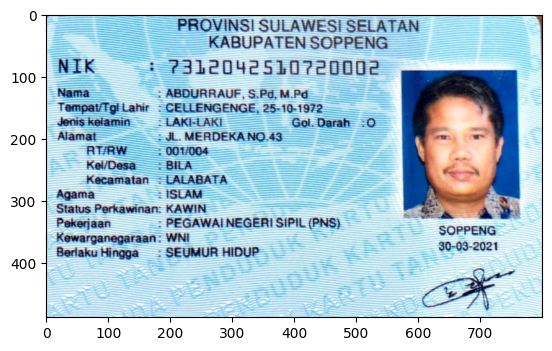
#> input picture assets/ktp.png, 552 x 351 px, given in place of ktp.jpeg, which was not available
$ jupyter execute --allow-errors 10_Thresholding.ipynb   (shell and % lines are left out)   (text cells are left out)
#> lines starting #> are read from the running program, lines starting #| are printed output that depends on the picture; after the words box and inside, x2 and y2 are one past the last pixel; in counts of white or black regions, pixels touching at a corner belong together; pictures that were not available may be replaced by others from this repository, and a replacement may not be noted
[cell 1]
import cv2
import matplotlib.pyplot as plt
import numpy as np
import seaborn as sns
import pytesseract
from google.colab.patches import cv2_imshow
from skimage.morphology import skeletonize, thin
from skimage.util import invert
from sklearn.cluster import KMeans

[cell 2]
def load_image(file_path):
    img = cv2.imread(file_path)
    return cv2.cvtColor(img, cv2.COLOR_BGR2RGB)

# [14 lines left out: function compare_images, not called in this run]

def _compute_otsu_criteria(im, th):
    thresholded_im = np.zeros(im.shape)
    thresholded_im[im >= th] = 1

    nb_pixels = im.size
    nb_pixels1 = np.count_nonzero(thresholded_im)
    weight1 = nb_pixels1 / nb_pixels
    weight0 = 1 - weight1

    if weight1 == 0 or weight0 == 0:
        return np.inf

    val_pixels1 = im[thresholded_im == 1]
    val_pixels0 = im[thresholded_im == 0]

    var1 = np.var(val_pixels1) if len(val_pixels1) > 0 else 0
    var0 = np.var(val_pixels0) if len(val_pixels0) > 0 else 0

    return weight0 * var0 + weight1 * var1

def otsuThresholding(img: np.ndarray) -> np.ndarray:
    threshold_range = range(np.max(img)+1)
    criterias = np.array([_compute_otsu_criteria(img, th) for th in threshold_range])

    best_threshold = threshold_range[np.argmin(criterias)]

    binary = img
    binary[binary > best_threshold] = 255
    binary[binary <= best_threshold] = 0

    return binary

# [22 lines left out: function preprocessing, not called in this run]

def segment_image(img, n_clusters):
    """
    Segment an image using K-Means algorithm.

    Args:
        img (numpy array): An image to be segmented.
        n_clusters (int): The number of clusters to be used.

    Returns:
        numpy array: The segmented image.
    """
    img_reshaped = img.reshape(-1, 3)

    kmeans = KMeans(n_clusters=n_clusters)
    kmeans.fit(img_reshaped)

    labels = kmeans.labels_

    labels_reshaped = labels.reshape(img.shape[0], img.shape[1])

    return labels_reshaped

def compare_images(original, processed, title_before='Original', title_after='Processed', cmap=None):
    plt.figure(figsize=(10, 5))

    plt.subplot(1, 2, 1)
    plt.imshow(original, cmap=cmap)
    plt.title(title_before)
    plt.axis('off')

    plt.subplot(1, 2, 2)
    plt.imshow(processed, cmap=cmap)
    plt.title(title_after)
    plt.axis('off')

    plt.show()

# [26 lines left out: function otsu, not called in this run]

#> (a cell that did not finish here is left out)

[cell 4]
thresh = 127
#> (the rest of this cell did not finish here and is left out)

[cell 5]
ktp_image = load_image('ktp.jpeg')
#> call 2 of load_image, with file_path = 'ktp.jpeg'
#> in load_image, img is the input picture: shape (351, 552, 3); mean B, G, R 218.9, 205, 177.4
ktp_denoised = cv2.fastNlMeansDenoisingColored(ktp_image, None, h=7)
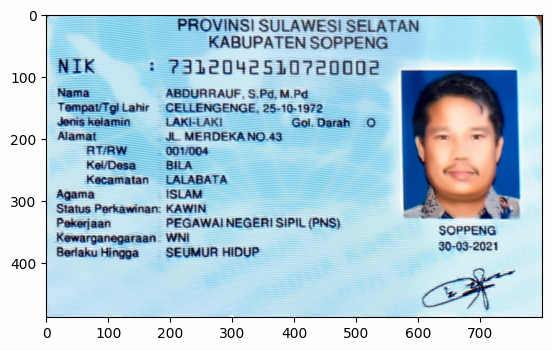
#> ktp_denoised: shape (351, 552, 3); mean R, G, B 177.1, 204.8, 218.5
compare_images(ktp_image, ktp_denoised, cmap='gray')
#> in compare_images, `plt.show()`:
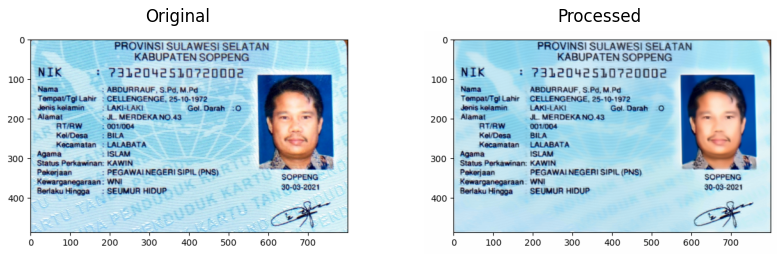
#> figure drawn by matplotlib, 2 panels

[cell 6]
ktp_image_gray = cv2.cvtColor(ktp_denoised, cv2.COLOR_RGB2GRAY)
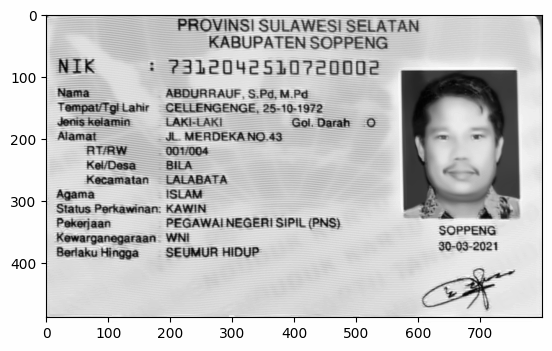
#> ktp_image_gray: shape (351, 552); min 0, max 254, mean 198
ktp_image_threshold = otsuThresholding(ktp_image_gray)
#> in otsuThresholding, `best_threshold = threshold_range[np.argmin(criterias)]`: best_threshold = 147
#> in otsuThresholding, `binary[binary <= best_threshold] = 0`:
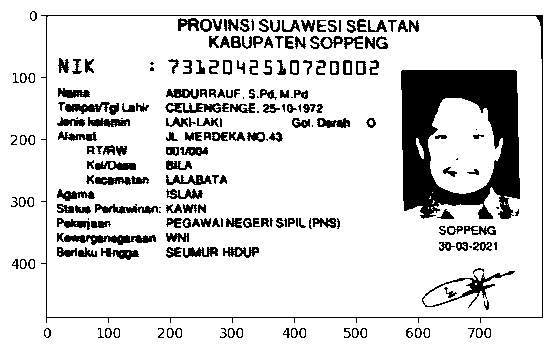
#> binary: shape (351, 552); 85.2% white; 219 black regions (29 under 20 px), largest, box (x1, y1, x2, y2) and area: (401, 70, 520, 219) 10542, (41, 15, 543, 323) 1729, (57, 233, 156, 245) 609
plt.imshow(ktp_image_threshold, cmap='gray')

[cell 7]
hist = cv2.calcHist([ktp_image], [0], ktp_image_threshold, [256], [0, 256])
#> hist = 256 values, max 39596 at index 255, min 0 at index 0, mean 644.7

plt.figure(figsize=(8, 4))
plt.plot(hist)
plt.title('Histogram of the Segmented Foreground')
plt.xlabel('Pixel Value')
plt.ylabel('Frequency')

plt.show()
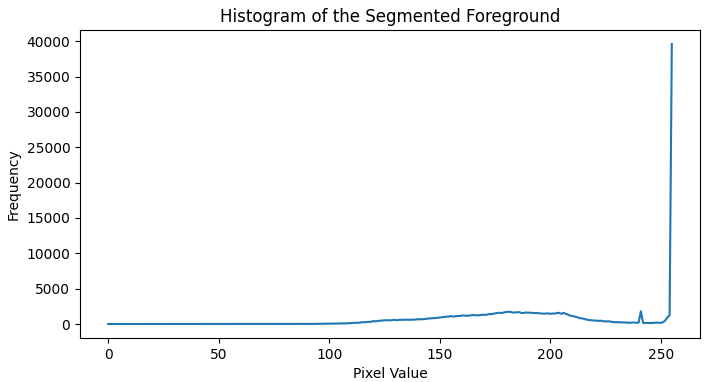
#> figure drawn by matplotlib, 1 panel; curve peaks at x = 255, y = 39596

[cell 8]
img_segmented = segment_image(ktp_denoised, 2)
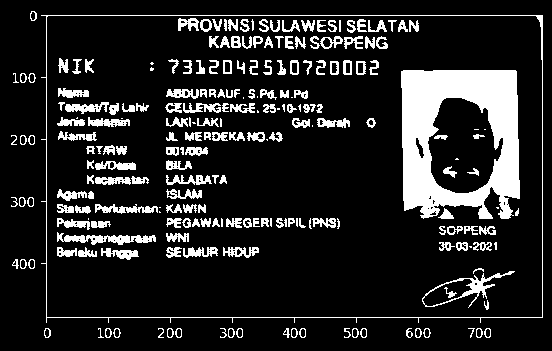
#> img_segmented: shape (351, 552) int32; values 0 (black) and 1 (white), 14.9% white; 226 white regions (32 under 20 px), largest, box (x1, y1, x2, y2) and area: (401, 70, 520, 219) 10732, (41, 15, 543, 323) 1731, (57, 232, 156, 245) 608
compare_images(ktp_image, img_segmented)

#> (a cell that did not finish here is left out)

#> (a cell that did not finish here is left out)

#> (a cell that did not finish here is left out)

[cell 12]
ktp_image = load_image('ktp.png')
pixel_values = ktp_image.reshape((-1, 3))
pixel_values = np.float32(pixel_values)

criteria = (cv2.TERM_CRITERIA_EPS + cv2.TERM_CRITERIA_MAX_ITER, 150, 0.1)

k = 4  # Change the number of clusters to 4
_, labels, centers = cv2.kmeans(pixel_values, k, None, criteria, 10, cv2.KMEANS_RANDOM_CENTERS)
#> centers = [[29.82, 54.54, 96.44], [240.5, 248.6, 249.6], [145.4, 139.1, 148.2], [168.8, 217, 235.1]]

centers = np.uint8(centers)
#> centers = [[29, 54, 96], [240, 248, 249], [145, 139, 148], [168, 217, 235]]

labels = labels.flatten()
segmented_image = centers[labels.flatten()]

segmented_image = segmented_image.reshape(ktp_image.shape)
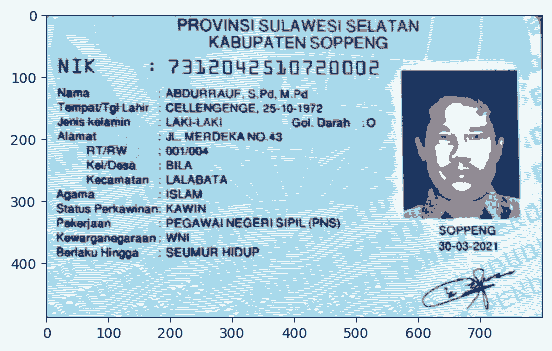
#> segmented_image: shape (351, 552, 3); mean R, G, B 176.8, 204.7, 218.5

masked_image = np.copy(ktp_image)
masked_image_data = masked_image.reshape((-1, 3))
masked_image_data[labels != 3] = [255, 255, 255]  # Change cluster label to 3
masked_image_data = masked_image_data.reshape(ktp_image.shape)
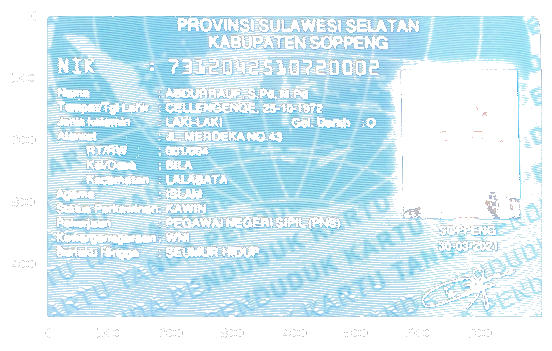
#> masked_image_data: shape (351, 552, 3); mean R, G, B 214.3, 237.1, 245.6

plt.figure(figsize=(15, 12))
plt.subplot(2, 2, 1), plt.imshow(ktp_image)
plt.subplot(2, 2, 2), plt.imshow(masked_image_data)
plt.subplot(2, 2, 3), plt.imshow(segmented_image)

[cell 13]
se_3x3 = cv2.getStructuringElement(cv2.MORPH_CROSS, (3, 3))

[cell 14]
ktp_image_gray = cv2.cvtColor(ktp_denoised, cv2.COLOR_RGB2GRAY)
compare_images(ktp_image, ktp_image_gray, cmap='gray')

[cell 15]
ret, threshed = cv2.threshold(ktp_image_gray, 127, 255, cv2.THRESH_TRUNC)
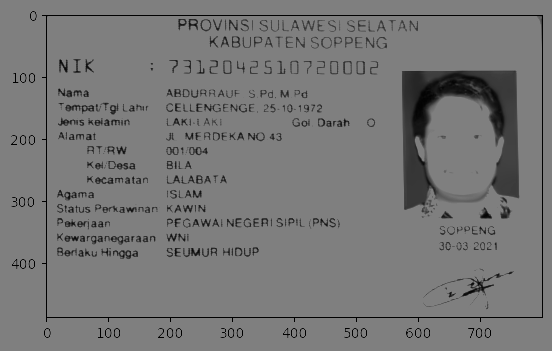
#> threshed: shape (351, 552); min 0, max 127, mean 118.9

[cell 16]
cv2_imshow(threshed)

[cell 17]
ktp_image_gray = cv2.dilate(threshed, se_3x3)
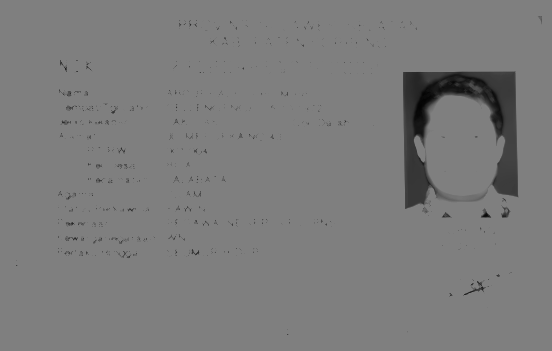
#> ktp_image_gray: shape (351, 552); min 3, max 127, mean 123.6
